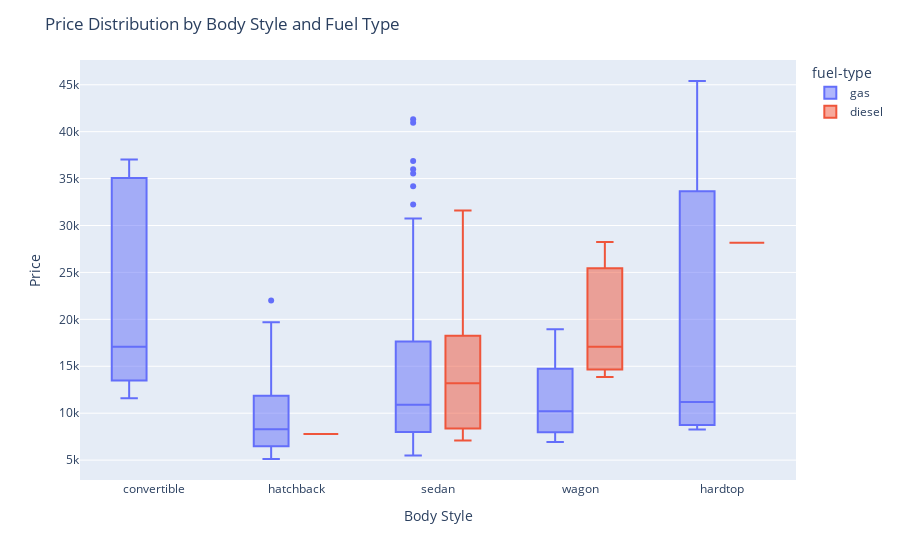

The notebook cell this image was saved under:
### Code cell
fig = px.box(df, x='body-style', y='price', color='fuel-type')
fig.update_layout(xaxis_title='Body Style', yaxis_title='Price', title='Price Distribution by Body Style and Fuel Type')
fig.show()

### Figure 1 — Plotly figure (JSON) as saved in the notebook; plotly's stock layout.template omitted (floating-point values rounded to 4 significant figures; data arrays with more than 128 entries replaced by an {"elided": "..."} marker saying what was removed)
{"data": [{"alignmentgroup": "True", "hovertemplate": "fuel-type=gas<br>body-style=%{x}<br>price=%{y}<extra></extra>", "legendgroup": "gas", "marker": {"color": "#636efa"}, "name": "gas", "notched": false, "offsetgroup": "gas", "orientation": "v", "showlegend": true, "type": "box", "x": {"elided": "175 str values"}, "x0": " ", "xaxis": "x", "y": {"elided": "175 int values"}, "y0": " ", "yaxis": "y"}, {"alignmentgroup": "True", "hovertemplate": "fuel-type=diesel<br>body-style=%{x}<br>price=%{y}<extra></extra>", "legendgroup": "diesel", "marker": {"color": "#EF553B"}, "name": "diesel", "notched": false, "offsetgroup": "diesel", "orientation": "v", "showlegend": true, "type": "box", "x": ["sedan", "sedan", "sedan", "wagon", "hardtop", "sedan", "sedan", "sedan", "wagon", "sedan", "wagon", "sedan", "sedan", "hatchback", "sedan", "sedan", "sedan", "sedan", "sedan", "sedan"], "x0": " ", "xaxis": "x", "y": [10795, 18344, 25552, 28248, 28176, 31600, 7099, 13200, 13860, 16900, 17075, 17950, 7898, 7788, 10698, 7775, 7995, 9495, 13845, 22470], "y0": " ", "yaxis": "y"}], "layout": {"boxmode": "group", "legend": {"title": {"text": "fuel-type"}, "tracegroupgap": 0}, "margin": {"t": 60}, "title": {"text": "Price Distribution by Body Style and Fuel Type"}, "xaxis": {"anchor": "y", "domain": [0, 1], "title": {"text": "Body Style"}}, "yaxis": {"anchor": "x", "domain": [0, 1], "title": {"text": "Price"}}}}
